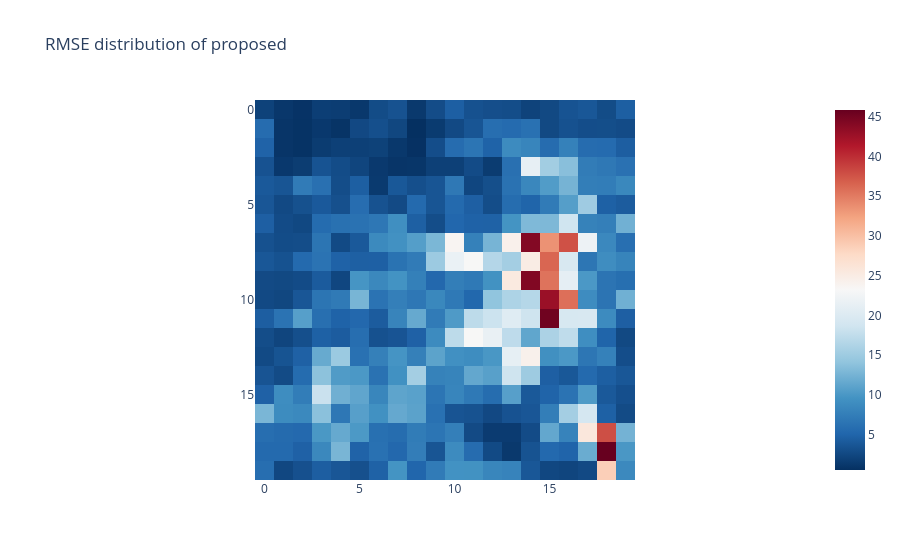

Write notebook code for a chart like this one.
### Code cell
fig = px.imshow(n_bicubic_rmse[4, :, 0].reshape(20, 20).cpu(), 
                color_continuous_scale = 'RdBu_r',
                # DEFAULT for matrices: only tensor because of conversion
                origin = "upper", title = "RMSE distribution of proposed")
fig.show()

### Figure 1 — Plotly figure (JSON) as saved in the notebook; plotly's stock layout.template omitted (floating-point values rounded to 4 significant figures; data arrays with more than 128 entries replaced by an {"elided": "..."} marker saying what was removed)
{"data": [{"coloraxis": "coloraxis", "hovertemplate": "x: %{x}<br>y: %{y}<br>color: %{z}<extra></extra>", "name": "0", "type": "heatmap", "xaxis": "x", "yaxis": "y", "z": {"elided": "20x20 float values"}}], "layout": {"coloraxis": {"colorscale": [[0, "rgb(5,48,97)"], [0.1, "rgb(33,102,172)"], [0.2, "rgb(67,147,195)"], [0.3, "rgb(146,197,222)"], [0.4, "rgb(209,229,240)"], [0.5, "rgb(247,247,247)"], [0.6, "rgb(253,219,199)"], [0.7, "rgb(244,165,130)"], [0.8, "rgb(214,96,77)"], [0.9, "rgb(178,24,43)"], [1, "rgb(103,0,31)"]]}, "title": {"text": "RMSE distribution of proposed"}, "xaxis": {"anchor": "y", "constrain": "domain", "domain": [0, 1], "scaleanchor": "y"}, "yaxis": {"anchor": "x", "autorange": "reversed", "constrain": "domain", "domain": [0, 1]}}}
